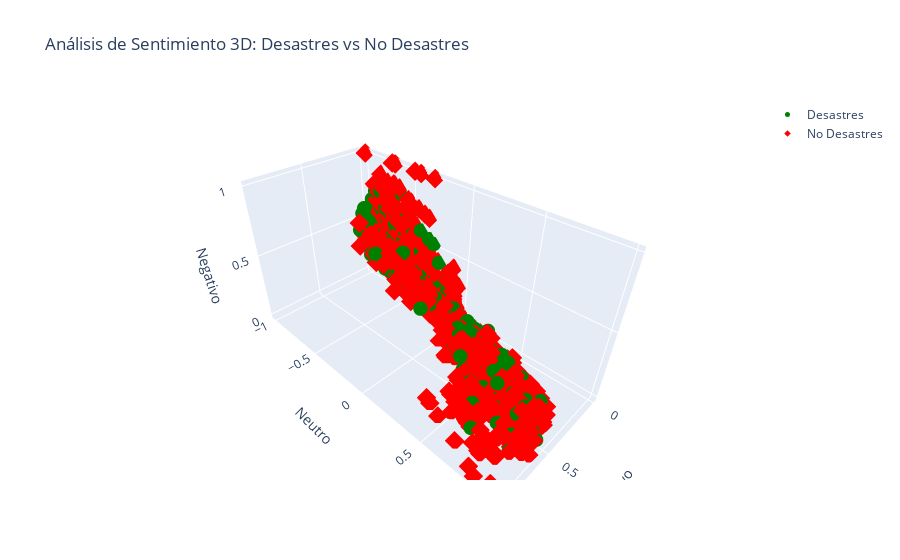

Source (notebook cell):
### Code cell
desastre_sentimientos_df = pd.DataFrame(casos_desastre)
no_desastre_sentimientos_df = pd.DataFrame(casos_no_desastre)

fig = go.Figure()

fig.add_trace(go.Scatter3d(
    x=desastre_sentimientos_df['pos'],
    y=desastre_sentimientos_df['compound'],
    z=desastre_sentimientos_df['neg'],
    mode='markers',
    marker=dict(color='green', size=5),
    name='Desastres'
))

fig.add_trace(go.Scatter3d(
    x=no_desastre_sentimientos_df['pos'],
    y=no_desastre_sentimientos_df['compound'],
    z=no_desastre_sentimientos_df['neg'],
    mode='markers',
    marker=dict(color='red', size=5, symbol='diamond'),
    name='No Desastres'
))

fig.update_layout(
    scene=dict(
        xaxis_title='Positivo',
        yaxis_title='Neutro',
        zaxis_title='Negativo'
    ),
    title='Análisis de Sentimiento 3D: Desastres vs No Desastres'
)

fig.show()

### Figure 1 — Plotly figure (JSON) as saved in the notebook; plotly's stock layout.template omitted (floating-point values rounded to 4 significant figures; data arrays with more than 128 entries replaced by an {"elided": "..."} marker saying what was removed)
{"data": [{"marker": {"color": "green", "size": 5}, "mode": "markers", "name": "Desastres", "type": "scatter3d", "x": {"elided": "3271 float values"}, "y": {"elided": "3271 float values"}, "z": {"elided": "3271 float values"}}, {"marker": {"color": "red", "size": 5, "symbol": "diamond"}, "mode": "markers", "name": "No Desastres", "type": "scatter3d", "x": {"elided": "4342 float values"}, "y": {"elided": "4342 float values"}, "z": {"elided": "4342 float values"}}], "layout": {"scene": {"xaxis": {"title": {"text": "Positivo"}}, "yaxis": {"title": {"text": "Neutro"}}, "zaxis": {"title": {"text": "Negativo"}}}, "title": {"text": "Análisis de Sentimiento 3D: Desastres vs No Desastres"}}}
